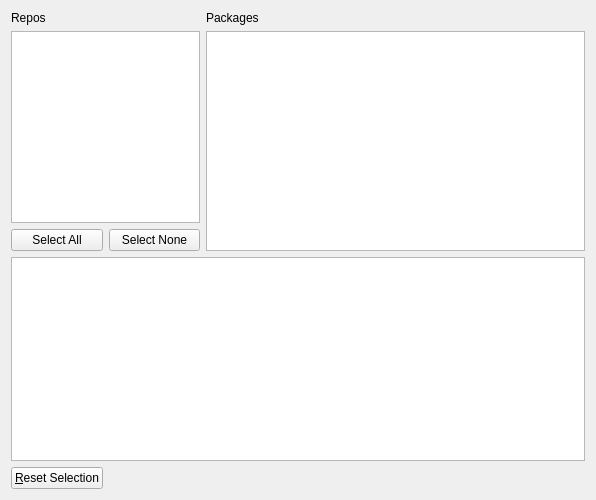
<?xml version="1.0" encoding="UTF-8"?>
<ui version="4.0">
 <class>packagesPage</class>
 <widget class="QWidget" name="packagesPage">
  <property name="geometry">
   <rect>
    <x>0</x>
    <y>0</y>
    <width>596</width>
    <height>500</height>
   </rect>
  </property>
  <property name="windowTitle">
   <string>Form</string>
  </property>
  <layout class="QVBoxLayout" name="verticalLayout_4">
   <item>
    <layout class="QVBoxLayout" name="verticalLayout_3">
     <item>
      <layout class="QHBoxLayout" name="horizontalLayout" stretch="50,100">
       <item>
        <layout class="QVBoxLayout" name="verticalLayout">
         <item>
          <widget class="QLabel" name="label">
           <property name="text">
            <string>Repos</string>
           </property>
          </widget>
         </item>
         <item>
          <widget class="QListWidget" name="reposListWidget"/>
         </item>
         <item>
          <layout class="QHBoxLayout" name="horizontalLayout_3">
           <item>
            <widget class="QPushButton" name="selectAllPushButton">
             <property name="text">
              <string>Select All</string>
             </property>
            </widget>
           </item>
           <item>
            <widget class="QPushButton" name="selectNonePushButton">
             <property name="text">
              <string>Select None</string>
             </property>
            </widget>
           </item>
          </layout>
         </item>
        </layout>
       </item>
       <item>
        <layout class="QVBoxLayout" name="verticalLayout_2">
         <property name="sizeConstraint">
          <enum>QLayout::SetMaximumSize</enum>
         </property>
         <item>
          <widget class="QLabel" name="label_2">
           <property name="text">
            <string>Packages</string>
           </property>
          </widget>
         </item>
         <item>
          <widget class="QListWidget" name="packagesListWidget">
           <property name="sizePolicy">
            <sizepolicy hsizetype="Expanding" vsizetype="Expanding">
             <horstretch>0</horstretch>
             <verstretch>0</verstretch>
            </sizepolicy>
           </property>
          </widget>
         </item>
        </layout>
       </item>
      </layout>
     </item>
     <item>
      <widget class="QTextEdit" name="packageDescriptionTextEdit">
       <property name="readOnly">
        <bool>true</bool>
       </property>
      </widget>
     </item>
    </layout>
   </item>
   <item>
    <layout class="QHBoxLayout" name="horizontalLayout_2">
     <item>
      <widget class="QPushButton" name="resetPushButton">
       <property name="text">
        <string>&amp;Reset Selection</string>
       </property>
      </widget>
     </item>
     <item>
      <spacer name="horizontalSpacer">
       <property name="orientation">
        <enum>Qt::Horizontal</enum>
       </property>
       <property name="sizeHint" stdset="0">
        <size>
         <width>388</width>
         <height>20</height>
        </size>
       </property>
      </spacer>
     </item>
    </layout>
   </item>
  </layout>
 </widget>
 <resources/>
 <connections/>
</ui>
